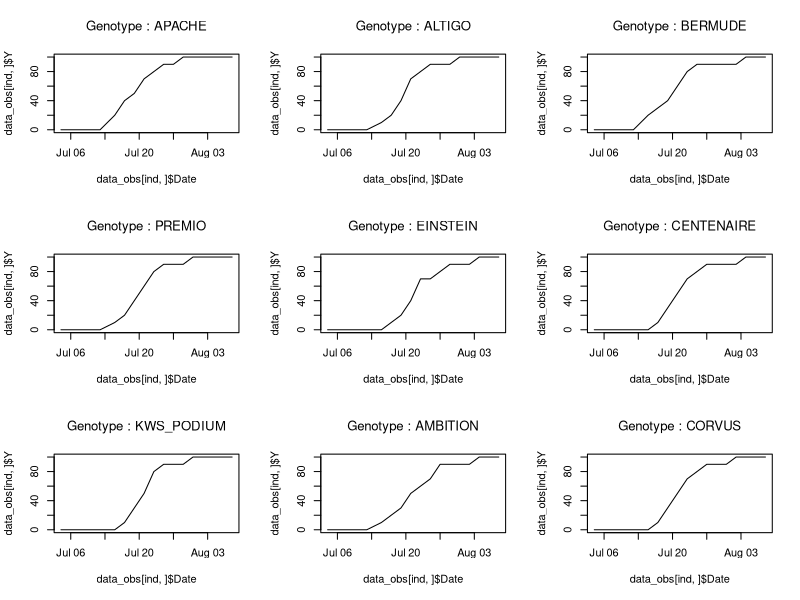
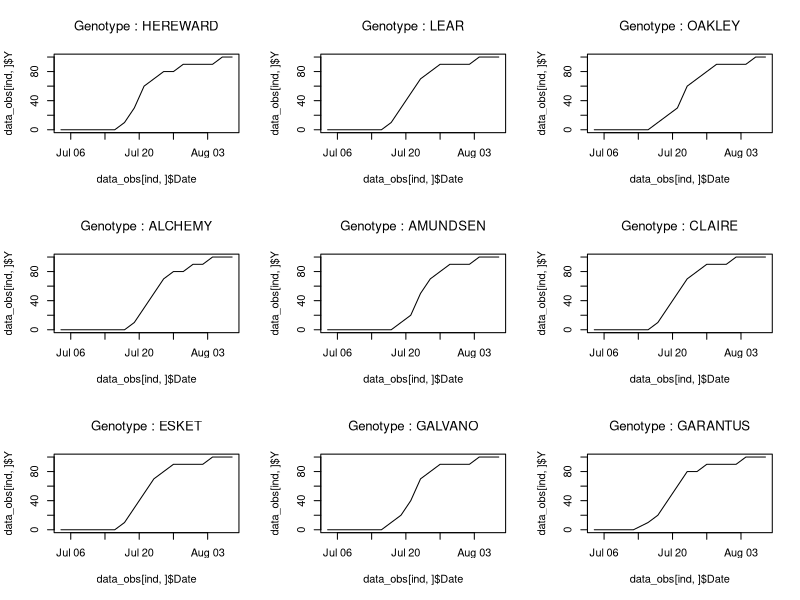
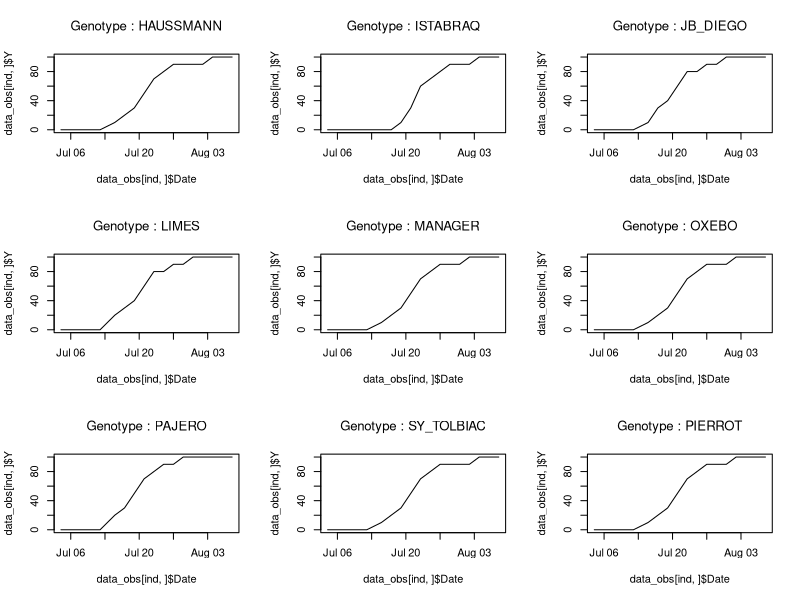
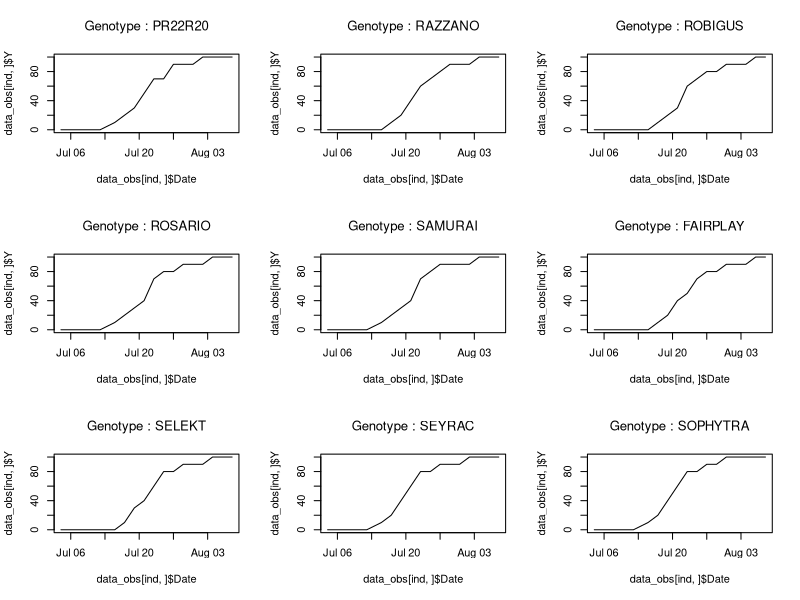
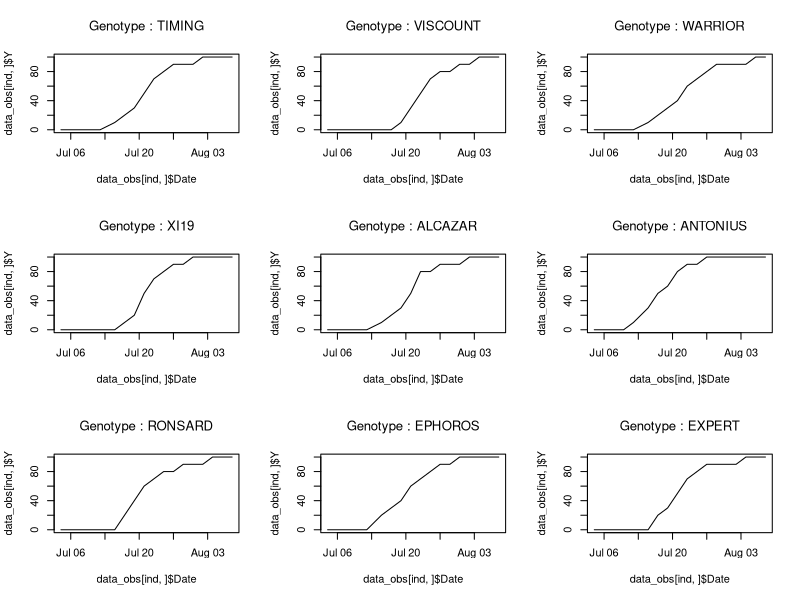
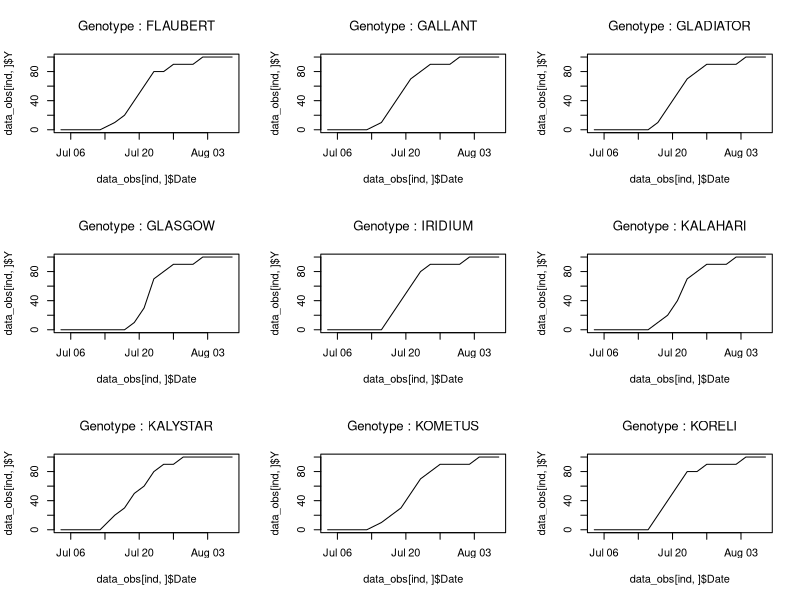
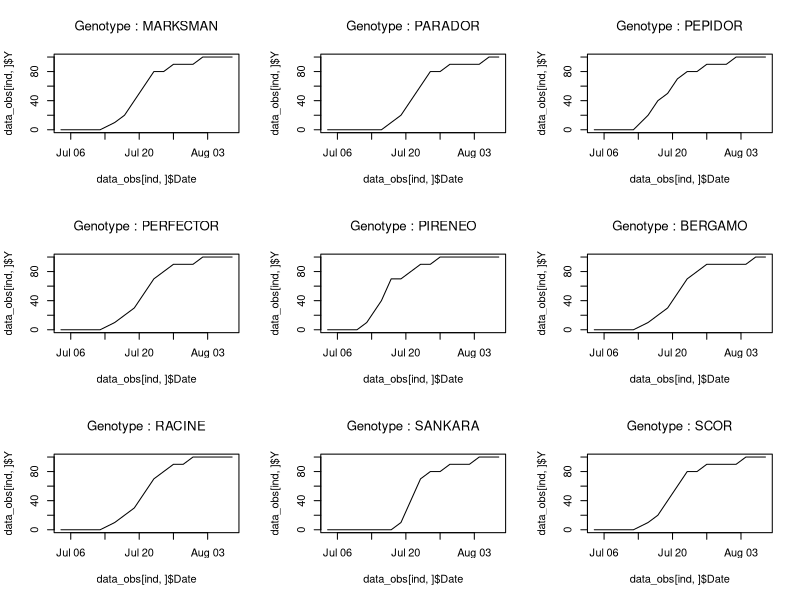
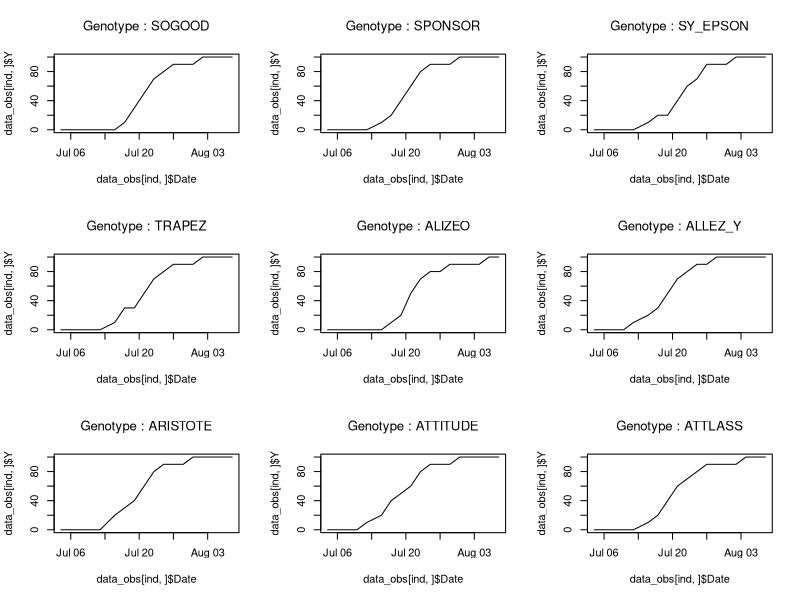

Write R code to recreate these figures, in order.
## >>>>>>>>>>>> Script for Figure 8 <<<<<<<<<<<

rm(list=ls())

library(ggplot2)
library(stringr)
library(dplyr)

####################### Observed data #######################

data <- read.csv2("Data/13INRmon_NUE_LN.csv")
head(data)
dates <- which(str_detect(colnames(data),"date") == T)

#Formatting the data set:
newdata <- data[,1:(dates[1])]
nbcol <- dim(newdata)[2]
colnames(newdata)[nbcol-1] <- "Y"
colnames(newdata)[nbcol] <- "Date"

for (i in dates[-1]){
  datatemp <- data[,c(1:(dates[1]-2),i-1,i)]
  colnames(datatemp)[nbcol-1] <- "Y"
  colnames(datatemp)[nbcol] <- "Date"
  newdata <- rbind(newdata,datatemp)
}


newdata <- newdata[,-c(2,3,6,7)] #One year, one location, one constraint and one condition: unnecessary variables

newdata$Date <- as.Date(newdata$Date,"%d/%m/%y")

newdata$Line <- paste(newdata$GENOTYPE,newdata$REPLICATE,sep="_")

# Only block 1 is kept when there are several blocks:
for (i in unique(newdata$GENOTYPE)){
  if (length(unique(newdata[newdata$GENOTYPE==i,]$BLOCK))!=1){
    ind_block=which((newdata$GENOTYPE==i)&(newdata$BLOCK!=1))
    newdata=newdata[-ind_block,]
  }
}

#We keep only replicate 1:
newdata1 <- filter(newdata,REPLICATE=="1")

minD <- min(julian(newdata1$Date))
newdata1$Day <- julian(newdata1$Date) - minD

data_obs=newdata1
#save(data_obs,file="data_obs.Rdata")

par(mfrow=c(3,3))
for (i in unique(data_obs$GENOTYPE)){
  ind <- which((data_obs$GENOTYPE==i))
  plot(y=data_obs[ind,]$Y,x=data_obs[ind,]$Date,col=1,type='l',main=substitute(exp = paste("Genotype : ", gen_i),env = list(gen_i = i)))
}
genotype_plot=unique(data_obs$GENOTYPE)[200:209]
data_plot=data_obs[which(data_obs$GENOTYPE%in%genotype_plot),]
ggplot(data_plot, aes(x=Date, y=Y, group=GENOTYPE,color=GENOTYPE)) + geom_point(size=2) +
  geom_line(linetype = "dashed") + labs(color="VARIETIES") + ylab("Senescence (in %)") +theme_bw() +
  theme(axis.text=element_text(size=30), axis.title=element_text(size=30,face="bold"),legend.title = element_text(size=15), legend.text = element_text(size=15))

ggsave("Fig8.eps",device="eps")
